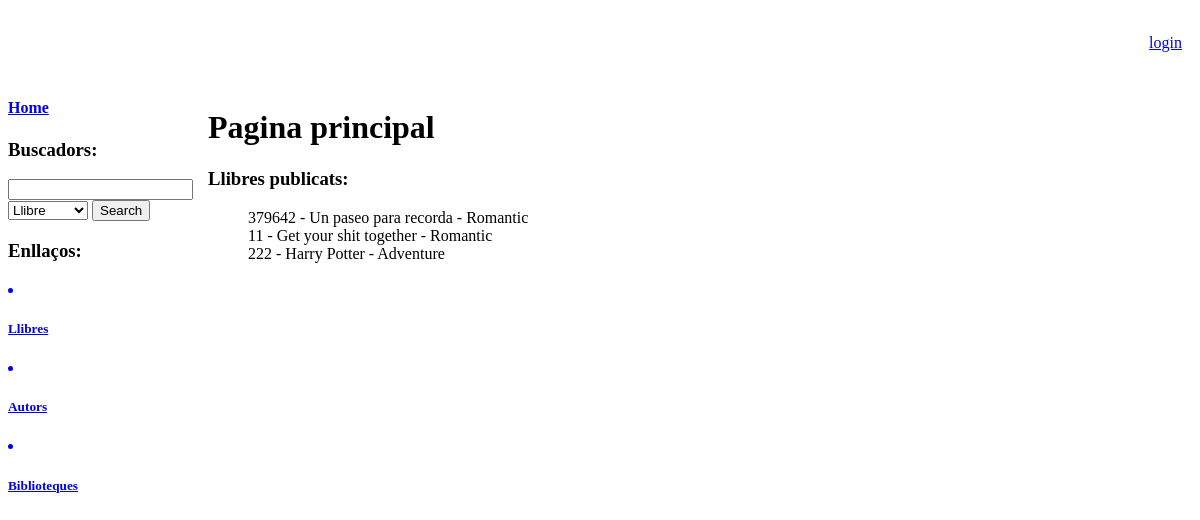
The page / on the database its author committed.
### recursosBiblio/models.py (models this page shows)
class Book (models.Model) :
    ISBN = models.BigIntegerField(primary_key=True)
    titol = models.TextField()
    genere = models.TextField()
    edicio = models.TextField()
    numpages = models.IntegerField()
    author = models.ForeignKey(Author, related_name='escrit_per', on_delete=models.PROTECT)
    biblioteca=models.ManyToManyField(Biblioteca, related_name='disposa_de')

### recursosBiblio/templates/recursosBiblio/home.html (shortened to what this page needs)
{% extends "recursosBiblio/base.html" %}
{% block content %}
<h1>
    Pagina principal
</h1>
<h3>
    Llibres publicats:
</h3>
<ul>
    {% for Book in llibres %}
    {{Book.ISBN}} - {{ Book.titol}} - {{ Book.genere}} <br>
    {% empty %} Sorry, the database does not have any Books yet!
    {% endfor %}
</ul>
{% endblock %}

### rows shown on the page
Book: ISBN "379642", titol "Un paseo para recorda", genere "Romantic"
Book: ISBN "11", titol "Get your shit together", genere "Romantic"
Book: ISBN "222", titol "Harry Potter", genere "Adventure"
